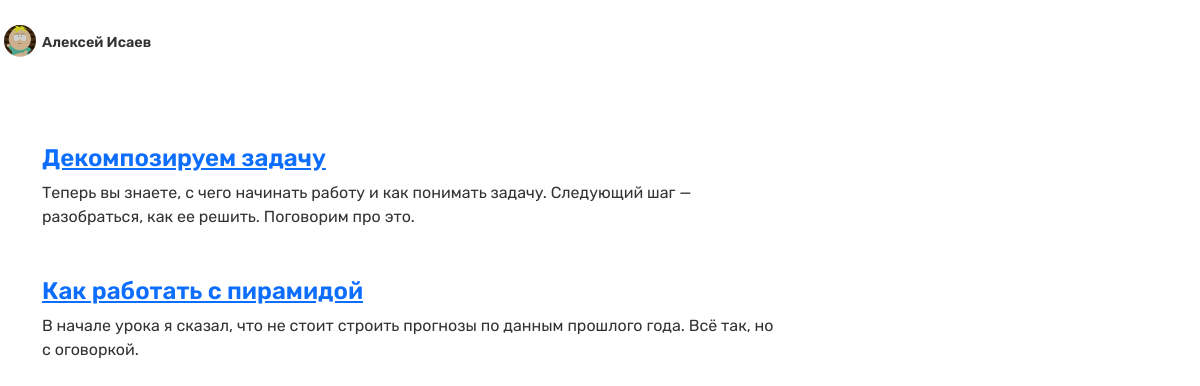
Before: / with the older database file.
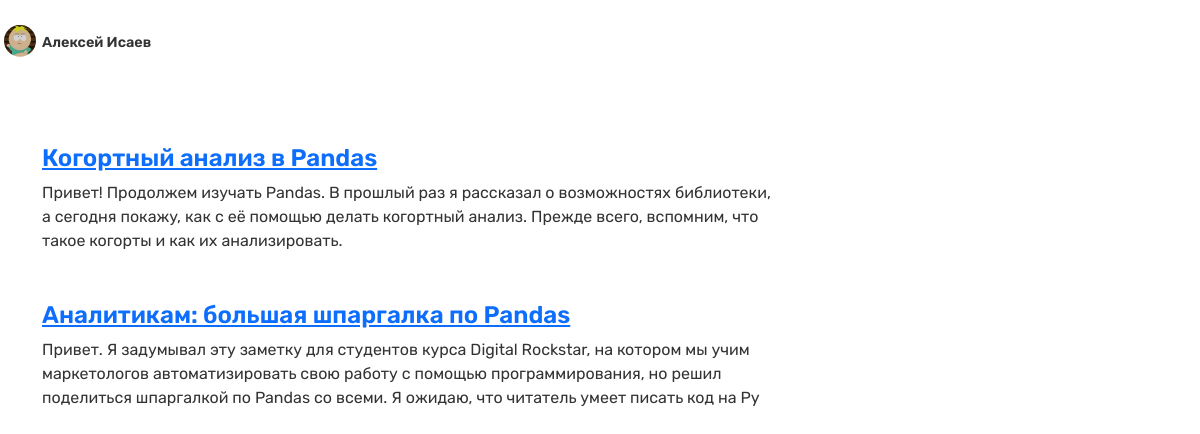
After: the same page with the newer database file.
### blog/models.py (models this page shows, shortened)
class Article(models.Model):
    title = models.CharField(max_length=255)
    full_text = models.TextField()
    summary = models.CharField(max_length=255)
    category = models.CharField(max_length=255)
    pubdate = models.DateTimeField()
    slug = models.SlugField(default='', null=False)
    def get_url(self):
        return reverse('article-detail', args=[self.slug])

### blog/views.py (the view)
# urls.py: path('', views.home_page, name='home-page'),
def home_page(request):
    articles = Article.objects.all()
    return render(request, 'blog/home_page.html', context={
        'articles': articles
        })

### blog/templates/blog/home_page.html (shortened to what this page needs)
{% extends 'base.html' %}
{% block content %}
    <div class="row">
        <div class="col-md-12 col-lg-8">
            <div class="article-list">
                {% for article in articles %}
                    <div class="article">
                        <h1 class="article-title">
                            <a href='{{ article.get_url }}'>{{ article.title }}</a>
                        </h1>
                        <p class="article-summary">{{ article.summary }}</p>
                    </div>
                {% endfor %}
            </div>
        </div>
    </div>
{% endblock %}

### templates/base.html (shortened to what this page needs)
{% load static %}
<html>
    <head>
        <link href="https://cdn.jsdelivr.net/npm/bootstrap@5.3.2/dist/css/bootstrap.min.css" rel="stylesheet">
        <link rel="stylesheet" href="{% static 'css/base.css' %}">
    </head>
    <body>
        <div class="container-lg">
            <div class="row page-header">
                <div class="col">
                    <h1 class="avatar-top">
                        <img src="{% static 'images/avatar.jpg' %}" />
                        <span class="author-name">Алексей Исаев</span>
                    </h1>
                </div>
            </div>
            {% block content %}
            {% endblock %}
        </div>
    </body>
</html>

### static/css/base.css (style rules this page uses)
body { color: #333; font-family: rubik-regular, Helvetica, sans-serif; font-size: 16px; }
.page-header { height: 9em; margin-left: -50px; }
h1, h2, h3 { font-family: rubik-semibold, Helvetica, sans-serif; }
h1 { font-size: 1.5em; }
h1.avatar-top { font-size: 0.9em; margin-top: 2em; }
h1.avatar-top img { width: 32px; margin-right: .2em; clip-path: circle(); margin-top: -4px; }
.article { margin-bottom: 3em; }

Changed rows visible on the page:
removed Article: title "Как работать с пирамидой", summary "В начале урока я сказал, что не стоит строить прогнозы по данным прошлого года. Всё так, но с оговоркой."
changed Article: title "Декомпозируем задачу" → "Когортный анализ в Pandas"; summary "Теперь вы знаете, с чего начинать работу и как понимать задачу. Следующий шаг — разобраться, как ее решить. Поговорим про это." → "Привет! Продолжем изучать Pandas. В прошлый раз я рассказал о возможностях библиотеки, а сегодня покажу, как с её помощью делать когортный анализ. Прежде всего, вспомним, что такое когорты и как их анализировать."
added Article: title "Аналитикам: большая шпаргалка по Pandas", summary "Привет. Я задумывал эту заметку для студентов курса Digital Rockstar, на котором мы учим маркетологов автоматизировать свою работу с помощью программирования, но решил поделиться шпаргалкой по Pandas со всеми. Я ожидаю, что читатель умеет писать код на Py"
